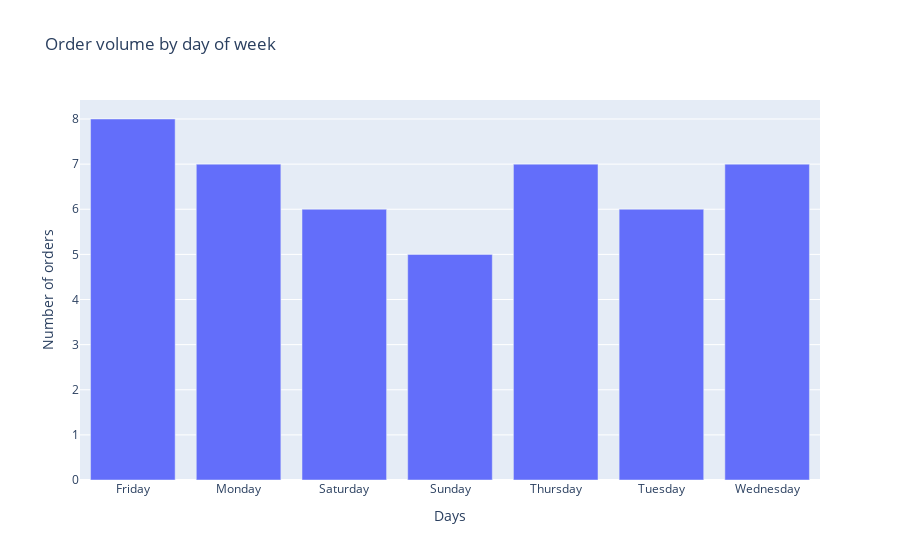

Here is the notebook cell this chart was saved with:
### Markdown cell above
- which days has many orders volume and days has less?

### Code cell
daily_summary = df.groupby('dow').agg(order_count=('order_id', 'count'),total_amount=('amount', 'sum') ).reset_index()

fig = px.bar(daily_summary, x="dow", y="order_count", title="Order volume by day of week")
fig.update_xaxes(title_text="Days")
fig.update_yaxes(title_text="Number of orders")

fig.show()

save_fig(fig, FIGS / "orders_by_days.png")

### Figure 1 — Plotly figure (JSON) as saved in the notebook; plotly's stock layout.template omitted (floating-point values rounded to 4 significant figures)
{"data": [{"hovertemplate": "dow=%{x}<br>order_count=%{y}<extra></extra>", "legendgroup": "", "marker": {"color": "#636efa", "pattern": {"shape": ""}}, "name": "", "orientation": "v", "showlegend": false, "textposition": "auto", "type": "bar", "x": ["Friday", "Monday", "Saturday", "Sunday", "Thursday", "Tuesday", "Wednesday"], "xaxis": "x", "y": [8, 7, 6, 5, 7, 6, 7], "yaxis": "y"}], "layout": {"barmode": "relative", "legend": {"tracegroupgap": 0}, "title": {"text": "Order volume by day of week"}, "xaxis": {"anchor": "y", "domain": [0, 1], "title": {"text": "Days"}}, "yaxis": {"anchor": "x", "domain": [0, 1], "title": {"text": "Number of orders"}}}}
